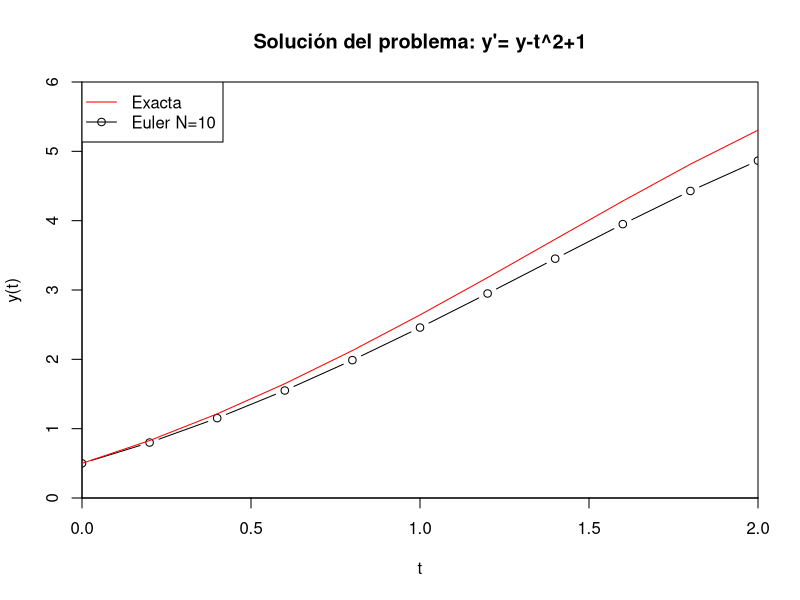

Write the R code that produced this figure.
rm(list=ls())  # removes all objects from the current workspace (R memory)
graphics.off()
# El método de Euler lo que hace es construir una red de puntos o varios puntos de red y generar aproximaciones en dichos puntos
# lo que se hace de alguna manera es discretizar la ecuacion diferencial.
# Entonces lo que se hace es, se selecciona un nro entero "n" positivo y se construye los puntos de red de manera tal que, lo que se hace
# es generar un set de puntos x-espaciados, desde el valor "a" hasta el valor "b".

# Tmaño de paso : h = (b-a)/N
# Los "puntos de red" son llamdos "mesh points"

# Una vez constuidos los puntos de red, el método lo que haces es aplicar el teorema de taylor para cada i=0,1,... N-1;


#Algoritmo 5.1 Euler
f<-function(t,y){
 fx = y - (t^2) + 1
  #fx= (t*exp(3*t)) - 2*y
    return(fx)
}
#######################################
#Solución exacta 

fexacta<-function(t){
  f = (t+1)^2 - 0.5*exp(t)
  return(f)
}

###############################################################
#funci?n para el m?todo  
met_euler<-function(a,b,N,alpha){   # y(a) = α ;  b = es el valor extremo de t
  
  resultado<-matrix(NA,N+1,2) # resultado<-matrix(rep(NA,2*(N+1)),ncol=2) 
  
  #PASO 1
  
  h=(b-a)/N
  t=a
  w=alpha
  resultado[1,1]=t
  resultado[1,2]=w
  
  #PASO 2
  
  for(i in 1:N){
    w=w+h*f(t,w)
    t=a+i*h  
    resultado[1+i,2]=w
    resultado[1+i,1]=t
  }
  #si quiero la tabla de pasos y resultados le saco el # a lo de abajo 
  rdo = resultado  
  
  #rdo<-c(t,w)  # si quisiera imprimir solo el último valor.
  print(rdo)
  
}
# NOTA , SI NO TENGO EL N , PUEDO DESPEJARLO DE :
#  h=(b-a)/N   <---- sIEMPRE Y CUANDO TENGA "h"

#met_euler(0,1,10,0) 
#met_euler(0,1,100,0)

#t=met_euler(0,2,10,0.5)[,1]  # selecciona toda la primer columna
w= met_euler(0,2,10,0.5)[,2] # selecciona toda la segunda columna

#met_euler(0,2,10,0.5)
b= 2
a=0
N=10
h = (b-a)/N
t = seq(0,2,h)

plot(t,w, type="b",ylim= c(0,6), ylab="y(t)", xlab= "t", xaxs = "i", yaxs="i")
lines(seq(0,2,h),fexacta(seq(0,2,0.2)),col="red")
legend('topleft', legend=c("Exacta","Euler N=10"),col=c("red","black"),lty=c(1,1),pch=c(NA,1))
title("Solución del problema: y'= y-t^2+1")

#funcion_exacta=fexacta(seq(0,2,0.2))
#error=abs(funcion_exacta-w)

#(tabla<-cbind(t,w,funcion_exacta,error))
